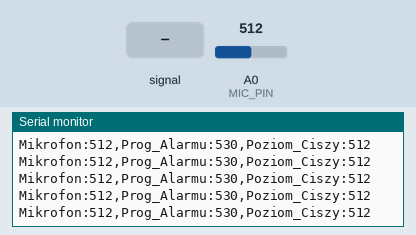
This sketch was run on a simulated Arduino Uno, built with avr-gcc and run on an emulated ATmega328P. Parts: the last lines printed to the serial monitor. Inputs (shaded band) come from the test bench; at power-on: A0 (MIC_PIN) = 512.

Above: at 1.2 s.
1.3 s: A0 (MIC_PIN) fed a 200 Hz sine of ±81 counts around its level
At 1.56 s:
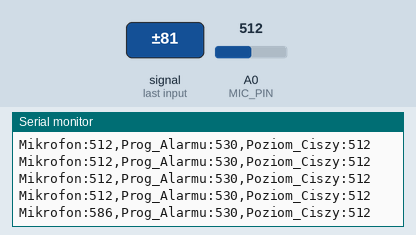
2.8 s: A0 (MIC_PIN) set to 716
At 2.97 s:
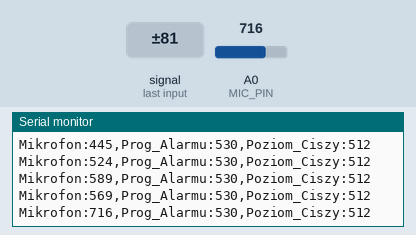
4.3 s: A0 (MIC_PIN) fed a 1000 Hz sine of ±255 counts around its level
At 4.58 s:
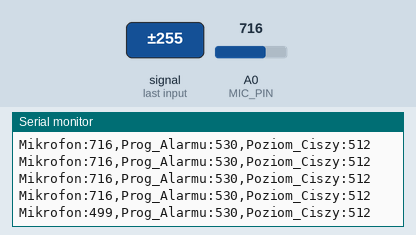
5.8 s: A0 (MIC_PIN) set to 900
At 5.98 s:
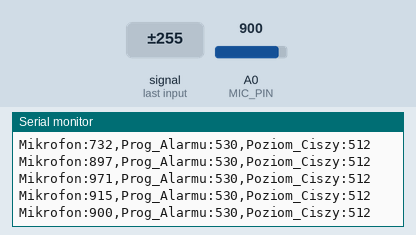
Timing chart, 0 to 8.3 s (numbered marks = the images above; inputs shaded):
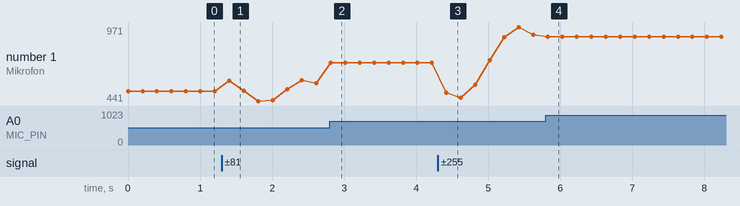

The sketch:

Loud_test.ino
```cpp
#define MIC_PIN A0

// Wartość "ciszy" dla większości modułów to połowa zakresu (512).
// Jeśli u Ciebie wykres jest wyżej/niżej, zmień tę liczbę.
int poziomCiszy = 512;

// Tu wpisz wartość, przy której chcesz, żeby działo się "KLASK"
// Będziesz widział tę linię na wykresie. Dostosuj ją po testach!
int progAlarmu = 530;

void setup() {
  Serial.begin(9600);
}

void loop() {
  int odczyt = analogRead(MIC_PIN);

  // Wypisujemy dane w formacie, który Ploter rozumie jako 3 osobne linie
  // Format: "Zmienna1:Wartość1, Zmienna2:Wartość2, Zmienna3:Wartość3"

  Serial.print("Mikrofon:");
  Serial.print(odczyt);

  Serial.print(",");

  Serial.print("Prog_Alarmu:");
  Serial.print(progAlarmu);

  Serial.print(",");

  Serial.print("Poziom_Ciszy:");
  Serial.println(poziomCiszy);

  // Bardzo małe opóźnienie, żeby wykres był płynny, ale nie uciekał
  delay(200);
}
```

Measured:
- after the input at 1.3 s, the serial monitor: prints a new line after 0.11 s (image 1)
- after the input at 2.8 s, the serial monitor: prints a new line at once (image 2)
- after the input at 4.3 s, the serial monitor: prints a new line after 0.12 s (image 3)
- after the input at 5.8 s, the serial monitor: prints a new line at once (image 4)
- plotted number 1: 512 → 569 after the input at 1.3 s, 569 → 716 after the input at 2.8 s, 716 → 915 after the input at 4.3 s, 915 → 900 after the input at 5.8 s
